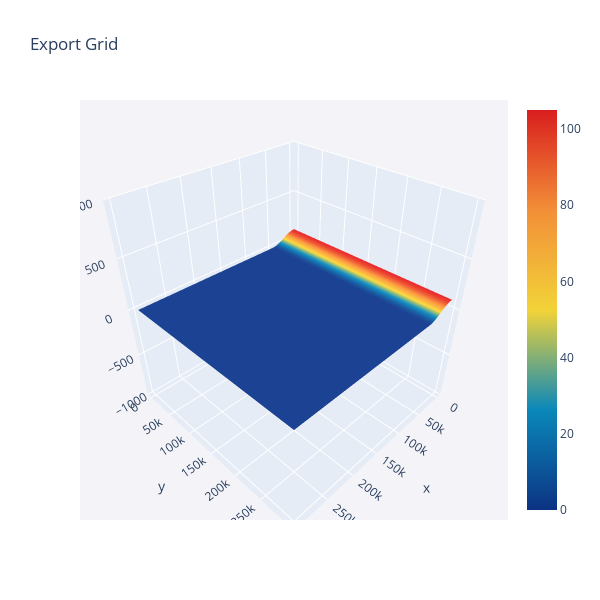

This figure's notebook cell:
### Markdown cell above
### Uplift

### Code cell
## Set extent

# tecex = tec.toolTec(extentX=[0., 300000.], extentY=[0., 300000.], dx = 1000.)
tecex = tec.toolTec(extentX=[0., 300000.], extentY=[0., 300000.], dx = 1000.)

## Set uplift amplitude

tecex.disp1 = tecex.waveTec(A=105., P=100000., base=0., center = 0., axis='X')

## Display
tecex.dispView(width = 600, height = 600, dispmin = -1000, dispmax = 1000, dispData=tecex.disp1, title='Export Step Map')

### Figure 1 — Plotly figure (JSON) as saved in the notebook; plotly's stock layout.template omitted (floating-point values rounded to 4 significant figures; data arrays with more than 128 entries replaced by an {"elided": "..."} marker saying what was removed)
{"data": [{"colorscale": [[0, "rgb(12,51,131)"], [0.25, "rgb(10,136,186)"], [0.5, "rgb(242,211,56)"], [0.75, "rgb(242,143,56)"], [1, "rgb(217,30,30)"]], "type": "surface", "x": {"elided": "300 int values"}, "y": {"elided": "300 int values"}, "z": {"elided": "300x300 float values"}}], "layout": {"autosize": true, "height": 600, "scene": {"bgcolor": "rgb(244, 244, 248)", "xaxis": {"gridcolor": "rgb(255, 255, 255)", "gridwidth": 2, "nticks": 10, "zerolinecolor": "rgb(255, 255, 255)", "zerolinewidth": 2}, "yaxis": {"gridcolor": "rgb(255, 255, 255)", "gridwidth": 2, "nticks": 10, "zerolinecolor": "rgb(255, 255, 255)", "zerolinewidth": 2}, "zaxis": {"autorange": false, "gridcolor": "rgb(255, 255, 255)", "gridwidth": 2, "nticks": 10, "range": [-1000, 1000], "zerolinecolor": "rgb(255, 255, 255)", "zerolinewidth": 2}}, "title": {"text": "Export Grid"}, "width": 600}}
